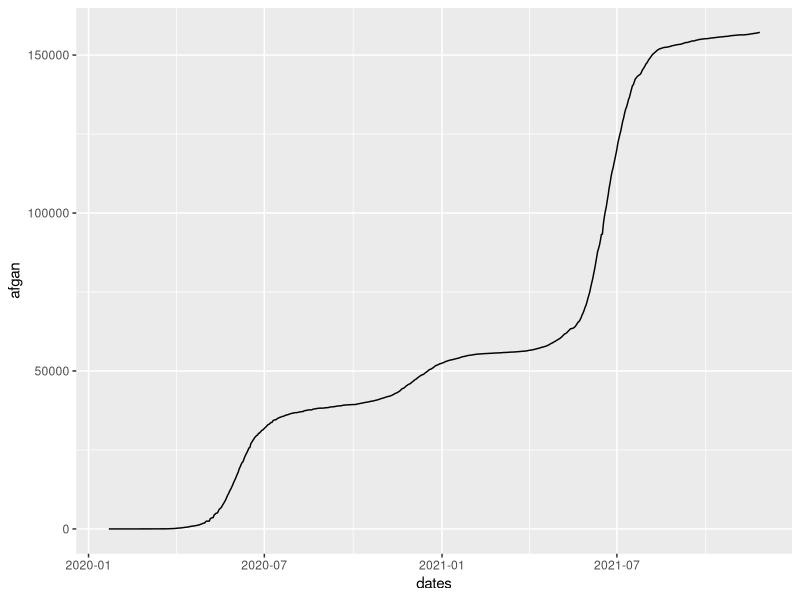
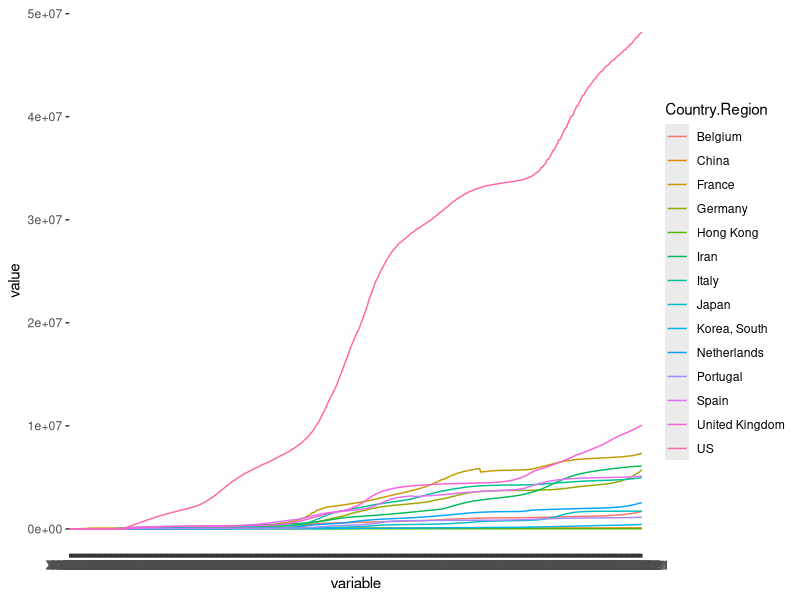
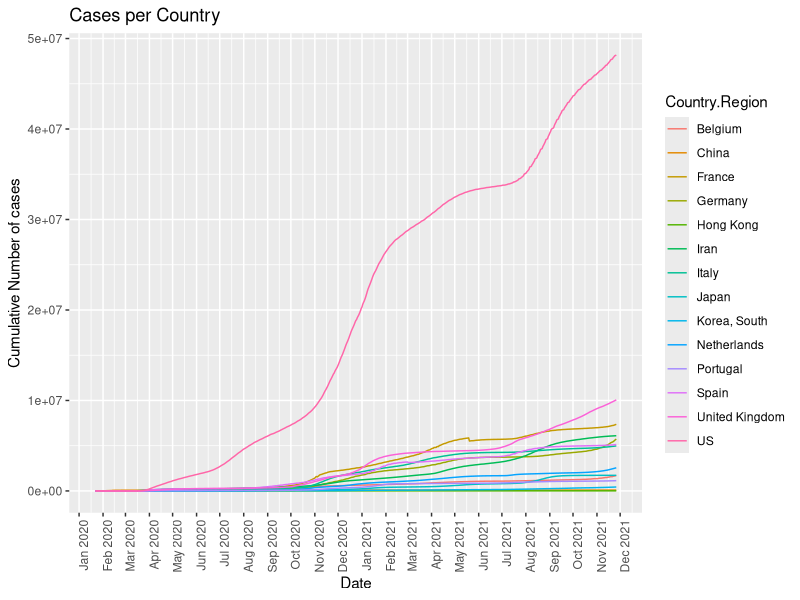
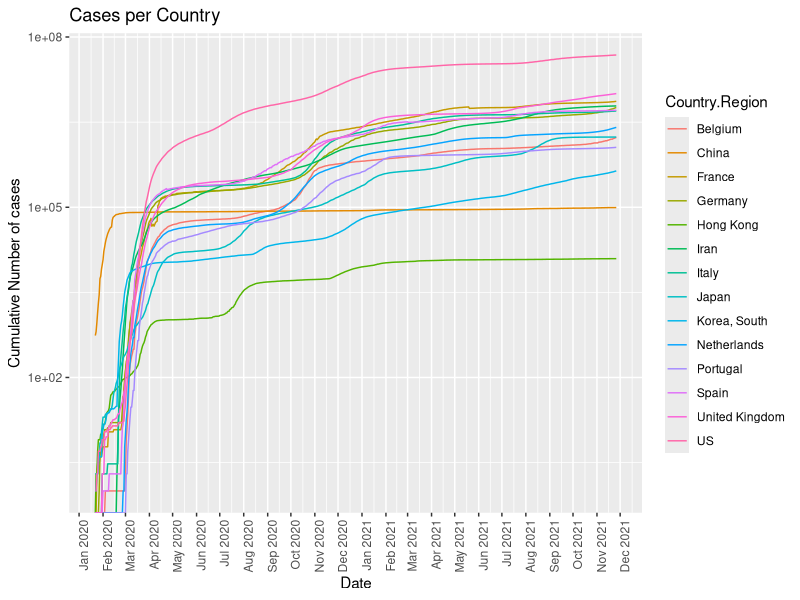

Write the R code that produced these figures, in order.
## ---- chunk 1
knitr::opts_chunk$set(echo = TRUE)
## ---- chunk 2
library(tidyverse)
library(ggplot2)
library(lubridate)
library(reshape2)
library(dplyr)
## ---- chunk 3
df <- read.csv("data/time_series_covid19_confirmed_global.csv",header=T,stringsAsFactors=FALSE)
## ---- chunk 4
colnames(df)
## ---- chunk 5
lenColnames <- length(colnames(df))
## ---- chunk 6
dates <- colnames(df)[5:lenColnames]
afgan <- df[1,5:lenColnames]

## ---- chunk 7
dates <- gsub("X", "", dates)
dates <- as.Date(dates, "%m.%d.%Y")

## ---- chunk 8
dates <-dates %m+% years(2000)
dates[c(1)]
## ---- chunk 9
afgan <- unlist(afgan)
## ---- chunk 10
df2 <- data.frame(dates,afgan)
df2
## ---- chunk 11
ggplot( data = df2, aes(  dates,  afgan )) + geom_line()
#plot(factor(dates),afgan)
#as.numeric(unlist(dates))
## ---- chunk 12
df3 <- df %>% filter(Country.Region %in% c("Belgium","China","China, Hong-Kong","France","Germany","Iran","Italy","Japan","Korea, South","Netherlands","Portugal","Spain","United Kingdom","US"))

## ---- chunk 13
df3[,c(1:4)]
## ---- chunk 14
df4 <- df3 %>% filter(Province.State == "" | Country.Region == "China")
df4[,c(1:2,5:8)]
## ---- chunk 15
# df4 <- df4 %>% group_by(Country.Region)
## ---- chunk 16
colnames(df)[c(1:3)]
## ---- chunk 17
df4[df4["Province.State"] == "Hong Kong", 2] <- "Hong Kong"
df4 <- df4[,c(2,5:ncol(df4))]
df4[c(1:15),c(1:5)]
## ---- chunk 18
# df5 <- df4 %>% aggregate(Country.Region, by=list(Category=x$Category), FUN=sum)


df5 <- df4 %>% 
  group_by(Country.Region) %>% 
  summarise(across(everything(), sum))

df5[,c(1:5)]
# plot(dates,afgan, xaxt="n", xlab="", ylab="")
# axis.Date(1, at = seq(dates[1], dates[length(dates)], by="month"),
#    labels= seq(dates[1], dates[length(dates)], by="month"),
#    format="%d-%m-%Y", las = 2)
## ---- chunk 19
melted_df <- melt(df5, id.vars="Country.Region")
## ---- chunk 20
melted_df[c(1:10),]
## ---- chunk 21
ggplot(melted_df, aes(x = variable, y = value)) + geom_line(aes(color = Country.Region, group = Country.Region))
## ---- chunk 22
colnames(df4)[c(2:5)]

# Replace Foo with FooFoo
lst <- lapply(df4, function(x) setNames(x, gsub("X", "", names(x))) )
colnames(lst)
## ---- chunk 23
 
df6 <- df4 %>% 
  group_by(Country.Region) %>% 
  summarise(across(everything(), sum))

colnames(df6)[c(2:ncol(df6))] <- c(gsub("X", "", names(df6[c(2:ncol(df6))])))

# colnames(df5) <- colnames(df5) %m+% years(2000)
df6[c(1:5),c(1:5)]
## ---- chunk 24
melted_df2 <- melt(df6, id.vars="Country.Region")
# melted_df.variable = as.Date(c(gsub("X", "", melted_df["variable"])), "%m.%d.%Y") 

# colnames(df6)[c(2:ncol(df6))] <- as.Date(colnames(df6[c(2:ncol(df6))]), "%m.%d.%Y") %m+% years(2000)

melted_df2$variable = as.Date(melted_df2$variable, "%m.%d.%Y") %m+% years(2000)

melted_df2[c(1:10),]
## ---- chunk 25
ggplot(melted_df2, aes(x = variable, y = value)) + geom_line(aes(color = Country.Region, group = Country.Region)) + scale_x_date(date_breaks = "1 month", date_labels =  "%b %Y") + theme(axis.text.x=element_text(angle=90, hjust=1)) + ggtitle("Cases per Country")+ labs(y= "Cumulative Number of cases", x = "Date")
## ---- chunk 26
ggplot(melted_df2, aes(x = variable, y = value)) + geom_line(aes(color = Country.Region, group = Country.Region)) + scale_x_date(date_breaks = "1 month", date_labels =  "%b %Y") + theme(axis.text.x=element_text(angle=90, hjust=1)) + ggtitle("Cases per Country")+ labs(y= "Cumulative Number of cases", x = "Date") + scale_y_continuous(trans='log10')
